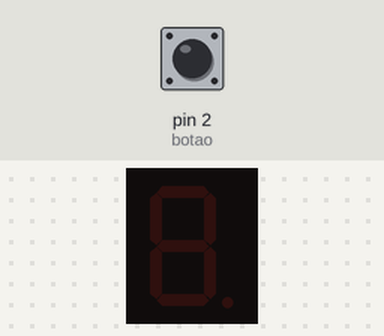
The sketch below on a simulated Arduino Uno, built with avr-gcc and run on an emulated ATmega328P. Parts: 1-digit seven-segment display. Wiring (inferred from the names in the program): 1-digit 7-segment display, segments lit when HIGH: segments pin 13, pin 12, pin 11, pin 10, pin 9, pin 8, pin 7. The test bench sets the inputs (shaded band); at power-on: pin 2 (botao) HIGH. The segment pins are drawn as the display they are named for.

Above: at 1.2 s.
1.3 s: pin 2 (botao) pulled LOW for 0.15 s
At 1.7 s:
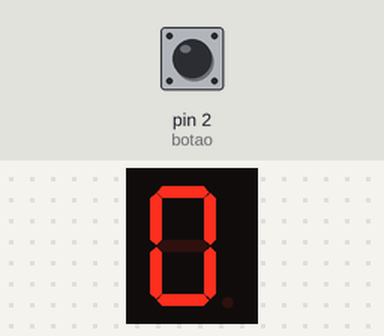
4.3 s: pin 2 (botao) pulled LOW for 3.2 s
At 7.2 s:
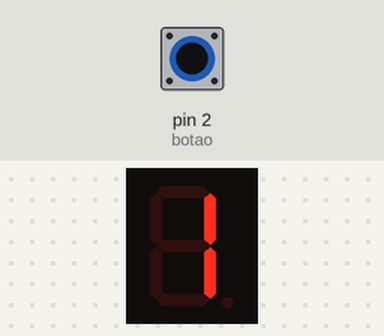
Timing chart, 0 to 8.7 s (numbered marks = the images above; inputs shaded):
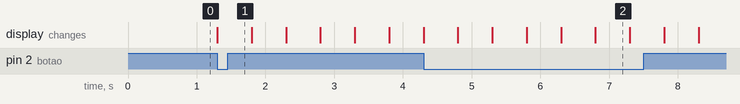

The sketch:

display_7segmentos_longo.ino
```cpp
// Contador com botão e display 7 segmentos
//
// Criado por: Lucas Jácome Cabral, 2022

int a = 13;    // pino correspondente ao LED a
int b = 12;    // pino correspondente ao LED b
int c = 11;    // pino correspondente ao LED c
int d = 10;    // pino correspondente ao LED d
int e = 9;     // pino correspondente ao LED e
int f = 8;     // pino correspondente ao LED f
int g = 7;     // pino correspondente ao LED g
int botao = 2; // pino correspondente ao botão
int tempo_ms = 500; // tempo de espera, em milissegundos

// este código só é rodado uma vez, no início
void setup () {
    pinMode(a, OUTPUT);           // Define o pino 'a' como saída
    pinMode(b, OUTPUT);           // Define o pino 'b' como saída
    pinMode(c, OUTPUT);           // Define o pino 'c' como saída
    pinMode(d, OUTPUT);           // Define o pino 'd' como saída
    pinMode(e, OUTPUT);           // Define o pino 'e' como saída
    pinMode(f, OUTPUT);           // Define o pino 'f' como saída
    pinMode(g, OUTPUT);           // Define o pino 'g' como saída
    pinMode(botao, INPUT_PULLUP); // Define o pino 'botao' como entrada
}

// este código se repete indefinidamente
void loop () {
    if (digitalRead(botao) == LOW) {
        digitalWrite(a, 1); //zero
        digitalWrite(b, 1);
        digitalWrite(c, 1);
        digitalWrite(d, 1);
        digitalWrite(e, 1);
        digitalWrite(f, 1);
        digitalWrite(g, 0);
        delay(tempo_ms);
        digitalWrite(a, 0); //um
        digitalWrite(b, 1);
        digitalWrite(c, 1);
        digitalWrite(d, 0);
        digitalWrite(e, 0);
        digitalWrite(f, 0);
        digitalWrite(g, 0);
        delay(tempo_ms);
        digitalWrite(a, 1); //dois
        digitalWrite(b, 1);
        digitalWrite(c, 0);
        digitalWrite(d, 1);
        digitalWrite(e, 1);
        digitalWrite(f, 0);
        digitalWrite(g, 1);
        delay(tempo_ms);
        digitalWrite(a, 1); //três
        digitalWrite(b, 1);
        digitalWrite(c, 1);
        digitalWrite(d, 1);
        digitalWrite(e, 0);
        digitalWrite(f, 0);
        digitalWrite(g, 1);
        delay(tempo_ms);
        digitalWrite(a, 0); //quatro
        digitalWrite(b, 1);
        digitalWrite(c, 1);
        digitalWrite(d, 0);
        digitalWrite(e, 0);
        digitalWrite(f, 1);
        digitalWrite(g, 1);
        delay(tempo_ms);
        digitalWrite(a, 1); //cinco
        digitalWrite(b, 0);
        digitalWrite(c, 1);
        digitalWrite(d, 1);
        digitalWrite(e, 0);
        digitalWrite(f, 1);
        digitalWrite(g, 1);
        delay(tempo_ms);
        digitalWrite(a, 1); //seis
        digitalWrite(b, 0);
        digitalWrite(c, 1);
        digitalWrite(d, 1);
        digitalWrite(e, 1);
        digitalWrite(f, 1);
        digitalWrite(g, 1);
        delay(tempo_ms);
        digitalWrite(a, 1); // sete
        digitalWrite(b, 1);
        digitalWrite(c, 1);
        digitalWrite(d, 0);
        digitalWrite(e, 0);
        digitalWrite(f, 0);
        digitalWrite(g, 0);
        delay(tempo_ms);
        digitalWrite(a, 1); //oito
        digitalWrite(b, 1);
        digitalWrite(c, 1);
        digitalWrite(d, 1);
        digitalWrite(e, 1);
        digitalWrite(f, 1);
        digitalWrite(g, 1);
        delay(tempo_ms);
        digitalWrite(a, 1); //nove
        digitalWrite(b, 1);
        digitalWrite(c, 1);
        digitalWrite(d, 1);
        digitalWrite(e, 0);
        digitalWrite(f, 1);
        digitalWrite(g, 1);
        delay(tempo_ms);
    }
}
```

Measured:
- after the input at 1.3 s, the display: changes at once (image 1)
- what the display in image 2 shows lasts 0.5 s, from 6.8 s to 7.3 s
